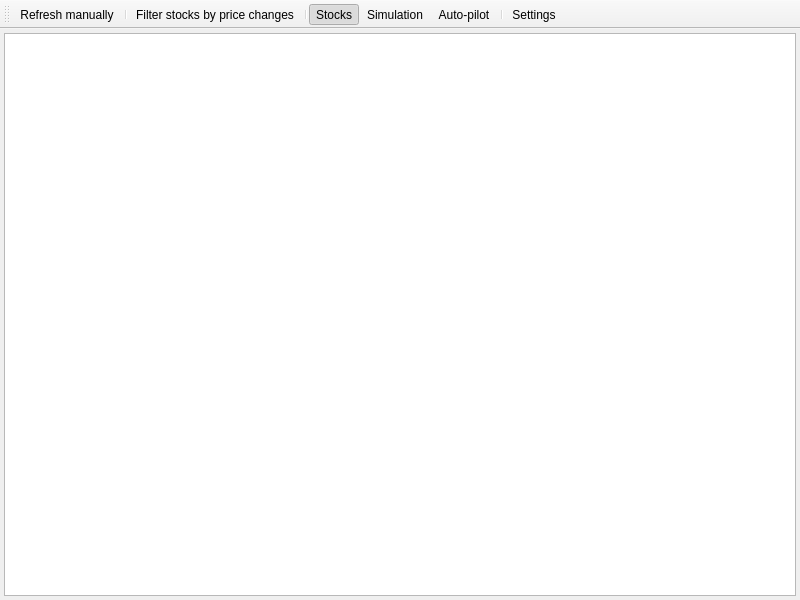
<?xml version="1.0" encoding="UTF-8"?>
<ui version="4.0">
 <class>MainWindow</class>
 <widget class="QMainWindow" name="MainWindow">
  <property name="geometry">
   <rect>
    <x>0</x>
    <y>0</y>
    <width>800</width>
    <height>600</height>
   </rect>
  </property>
  <property name="windowTitle">
   <string>TInvestor</string>
  </property>
  <widget class="QWidget" name="centralwidget">
   <layout class="QVBoxLayout" name="verticalLayout">
    <property name="spacing">
     <number>4</number>
    </property>
    <property name="leftMargin">
     <number>4</number>
    </property>
    <property name="topMargin">
     <number>4</number>
    </property>
    <property name="rightMargin">
     <number>4</number>
    </property>
    <property name="bottomMargin">
     <number>4</number>
    </property>
    <item>
     <widget class="QStackedWidget" name="stackedWidget">
      <widget class="QWidget" name="stocksPage">
       <layout class="QHBoxLayout" name="horizontalLayout">
        <property name="spacing">
         <number>4</number>
        </property>
        <property name="leftMargin">
         <number>0</number>
        </property>
        <property name="topMargin">
         <number>0</number>
        </property>
        <property name="rightMargin">
         <number>0</number>
        </property>
        <property name="bottomMargin">
         <number>0</number>
        </property>
        <item>
         <widget class="QListWidget" name="stocksListWidget">
          <property name="editTriggers">
           <set>QAbstractItemView::EditTrigger::NoEditTriggers</set>
          </property>
         </widget>
        </item>
       </layout>
      </widget>
      <widget class="QWidget" name="simulationPage"/>
      <widget class="QWidget" name="autoPilotPage"/>
     </widget>
    </item>
   </layout>
  </widget>
  <widget class="QToolBar" name="toolBar">
   <property name="windowTitle">
    <string/>
   </property>
   <attribute name="toolBarArea">
    <enum>TopToolBarArea</enum>
   </attribute>
   <attribute name="toolBarBreak">
    <bool>false</bool>
   </attribute>
   <addaction name="actionRefreshManually"/>
   <addaction name="separator"/>
   <addaction name="actionFilterStocks"/>
   <addaction name="separator"/>
   <addaction name="actionStocksPage"/>
   <addaction name="actionSimulationPage"/>
   <addaction name="actionAutoPilot"/>
   <addaction name="separator"/>
   <addaction name="actionSettings"/>
  </widget>
  <action name="actionRefreshManually">
   <property name="icon">
    <iconset resource="../../Resources.qrc">
     <normaloff>:/assets/images/refresh.png</normaloff>:/assets/images/refresh.png</iconset>
   </property>
   <property name="text">
    <string>Refresh manually</string>
   </property>
   <property name="toolTip">
    <string>Manually refresh stock information</string>
   </property>
   <property name="shortcut">
    <string>F5</string>
   </property>
   <property name="menuRole">
    <enum>QAction::MenuRole::NoRole</enum>
   </property>
  </action>
  <action name="actionFilterStocks">
   <property name="checkable">
    <bool>true</bool>
   </property>
   <property name="icon">
    <iconset resource="../../Resources.qrc">
     <normaloff>:/assets/images/filter.png</normaloff>:/assets/images/filter.png</iconset>
   </property>
   <property name="text">
    <string>Filter stocks by price changes</string>
   </property>
   <property name="toolTip">
    <string>Apply filter based on price change during a day</string>
   </property>
   <property name="shortcut">
    <string>Ctrl+Shift+F</string>
   </property>
   <property name="menuRole">
    <enum>QAction::MenuRole::NoRole</enum>
   </property>
  </action>
  <action name="actionStocksPage">
   <property name="checkable">
    <bool>true</bool>
   </property>
   <property name="checked">
    <bool>true</bool>
   </property>
   <property name="icon">
    <iconset resource="../../Resources.qrc">
     <normaloff>:/assets/images/stocks.png</normaloff>:/assets/images/stocks.png</iconset>
   </property>
   <property name="text">
    <string>Stocks</string>
   </property>
   <property name="toolTip">
    <string>Show page with list of stocks</string>
   </property>
   <property name="shortcut">
    <string>Ctrl+1</string>
   </property>
   <property name="menuRole">
    <enum>QAction::MenuRole::NoRole</enum>
   </property>
  </action>
  <action name="actionSimulationPage">
   <property name="checkable">
    <bool>true</bool>
   </property>
   <property name="icon">
    <iconset resource="../../Resources.qrc">
     <normaloff>:/assets/images/simulation.png</normaloff>:/assets/images/simulation.png</iconset>
   </property>
   <property name="text">
    <string>Simulation</string>
   </property>
   <property name="toolTip">
    <string>Show page with simulation mode</string>
   </property>
   <property name="shortcut">
    <string>Ctrl+2</string>
   </property>
   <property name="menuRole">
    <enum>QAction::MenuRole::NoRole</enum>
   </property>
  </action>
  <action name="actionAutoPilot">
   <property name="checkable">
    <bool>true</bool>
   </property>
   <property name="icon">
    <iconset resource="../../Resources.qrc">
     <normaloff>:/assets/images/auto_pilot.png</normaloff>:/assets/images/auto_pilot.png</iconset>
   </property>
   <property name="text">
    <string>Auto-pilot</string>
   </property>
   <property name="toolTip">
    <string>Show page with auto-pilot mode</string>
   </property>
   <property name="shortcut">
    <string>Ctrl+3</string>
   </property>
   <property name="menuRole">
    <enum>QAction::MenuRole::NoRole</enum>
   </property>
  </action>
  <action name="actionSettings">
   <property name="icon">
    <iconset resource="../../Resources.qrc">
     <normaloff>:/assets/images/settings.png</normaloff>:/assets/images/settings.png</iconset>
   </property>
   <property name="text">
    <string>Settings</string>
   </property>
   <property name="toolTip">
    <string>Settings</string>
   </property>
   <property name="shortcut">
    <string>F6</string>
   </property>
   <property name="menuRole">
    <enum>QAction::MenuRole::NoRole</enum>
   </property>
  </action>
 </widget>
 <resources>
  <include location="../../Resources.qrc"/>
 </resources>
 <connections/>
</ui>
